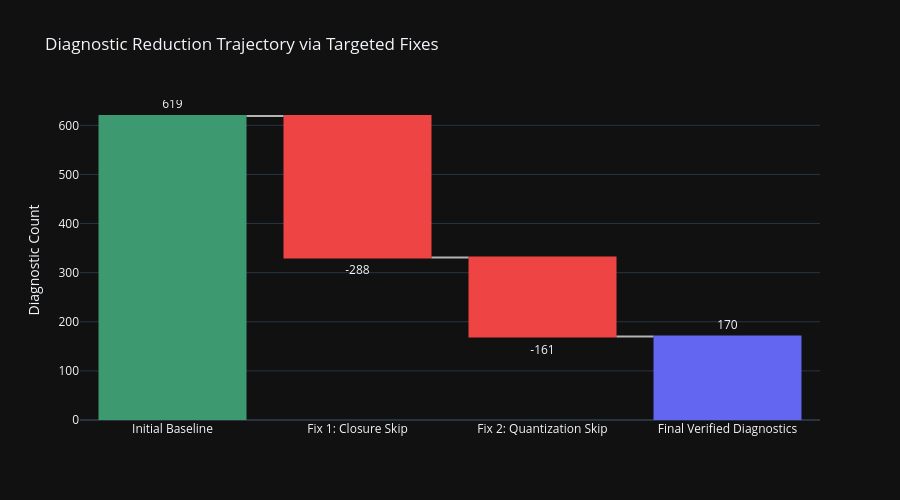

Source (notebook cell):
### Markdown cell above
## 4. Impact of Algorithmic Fixes

To achieve the 72.54% reduction, two algorithmic fixes were implemented in `geometry.ts`. The waterfall chart illustrates the precise numerical impact of each fix, driving the total diagnostic count down from 619 to the verified 170 true positives.

### Code cell
fig_wf = go.Figure(go.Waterfall(
    name = "Diagnostics",
    orientation = "v",
    measure = ["relative", "relative", "relative", "total"],
    x = ["Initial Baseline", "Fix 1: Closure Skip", "Fix 2: Quantization Skip", "Final Verified Diagnostics"],
    textposition = "outside",
    text = ["619", "-288", "-161", "170"],
    y = [619, -288, -161, 170],
    connector = {"line":{"color":"rgb(180, 180, 180)", "width": 2}},
    decreasing = {"marker":{"color":"#ef4444"}},
    totals = {"marker":{"color":"#6366f1"}}
))

fig_wf.update_layout(
    title = "Diagnostic Reduction Trajectory via Targeted Fixes",
    showlegend = False,
    height=500,
    yaxis_title="Diagnostic Count"
)
fig_wf.show()

### Figure 1 — Plotly figure (JSON) as saved in the notebook; plotly's stock layout.template omitted (floating-point values rounded to 4 significant figures)
{"data": [{"connector": {"line": {"color": "rgb(180, 180, 180)", "width": 2}}, "decreasing": {"marker": {"color": "#ef4444"}}, "measure": ["relative", "relative", "relative", "total"], "name": "Diagnostics", "orientation": "v", "text": ["619", "-288", "-161", "170"], "textposition": "outside", "totals": {"marker": {"color": "#6366f1"}}, "type": "waterfall", "x": ["Initial Baseline", "Fix 1: Closure Skip", "Fix 2: Quantization Skip", "Final Verified Diagnostics"], "y": [619, -288, -161, 170]}], "layout": {"height": 500, "showlegend": false, "title": {"text": "Diagnostic Reduction Trajectory via Targeted Fixes"}, "yaxis": {"title": {"text": "Diagnostic Count"}}}}
